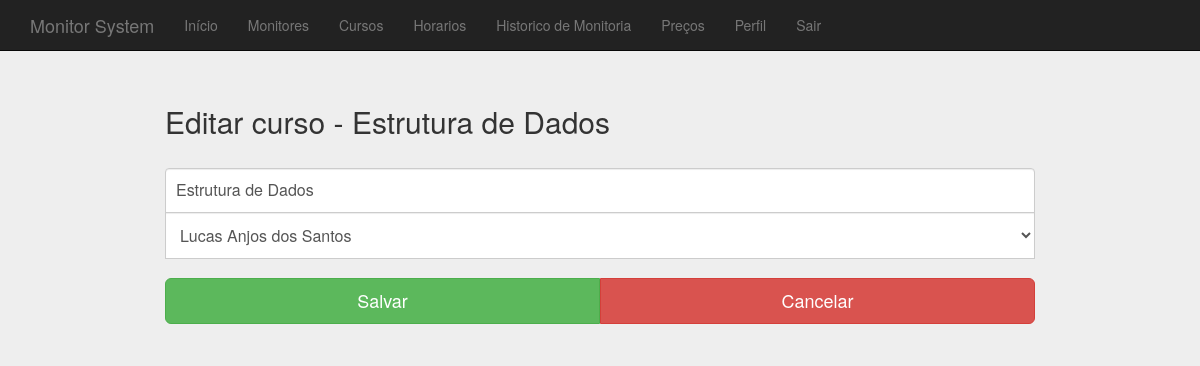
Screenshot of /pages/edit-course.php?id=1 (signed in) with the database file from the repository.
### tables this page shows
CREATE TABLE IF NOT EXISTS `course` (
  `name` varchar(255) NOT NULL,
  `id` int(5) NOT NULL AUTO_INCREMENT,
  `user_id` int(5) NOT NULL,
  PRIMARY KEY (`id`)
);

CREATE TABLE IF NOT EXISTS `user` (
  `name` varchar(255) NOT NULL,
  `address` varchar(255) NOT NULL,
  `phone` varchar(15) NOT NULL,
  `cpf` varchar(15) NOT NULL,
  `rg` varchar(10) NOT NULL,
  `ra` varchar(255) NOT NULL,
  `account` varchar(30) NOT NULL,
  `id` int(5) NOT NULL AUTO_INCREMENT,
  `age` date NOT NULL,
  `email` varchar(255) NOT NULL,
  PRIMARY KEY (`id`)
);

### codes/database.php (called while the page is built, shortened)
<?php
  function connect()
  {
    return mysqli_connect("localhost","root", "", "m-system");
  }
  function first_of_row($query)
  {
    $mysqli = connect();
    $result = $mysqli->query($query);
    while($row = $result->fetch_array())
    {
      $rows[] = $row;
    }
    if (isset($rows)){
      return $rows[0];
    }else{
      return array();
    }
  }
  function value_of_first_row($query, $value)
  {
    $mysqli = connect();
    $result = $mysqli->query($query);
    while($row = $result->fetch_array())
    {
      $rows[] = $row;
    }
    if (isset($rows)){
      return $rows[0][$value];
    }else{
      return '';
    }
  }
  function user_by_course_id($id)
  {
    $user_id = userid_by_course($id);
    return first_of_row("SELECT * FROM user WHERE id ='$user_id'");
  }
  function userid_by_course($id)
  {
    return value_of_first_row("SELECT user_id FROM course WHERE id='$id'", 'user_id');
  }
  function course_by_id($id)
  {
    return first_of_row("SELECT * FROM course WHERE id='$id'");
  }
?>

### pages/edit-course.php (the view, shortened to what this page needs)
<!DOCTYPE html>
<html lang="en">
  <head>
    <link href="../css/index.css" rel="stylesheet">
    <?php
      $course = course_by_id($_GET["id"]);
    ?>
  </head>
  <body>
    <?php include('../templates/nav.php'); ?>
    <div class="container">
      <form action="../codes/edit-course.php" method="POST" class="form-signup" role="form">
        <h2 class="form-signin-heading form-course">Editar curso - <?php echo $course['name']; ?> </h2>
        <input class="form-control" type="text" name="course" value='<?php echo $course['name']; ?>'>
        <?php
          echo '<select class="form-control" name="monitor">';
            $user = user_by_course_id($course['id']);
            echo "<option selected='selected' value=" . $course['user_id'] . ">". $user['name'] ." </option>";
          echo "</select>";
        ?>
        <br>
        <div class="btn-group btn-group-justified">
          <div class="btn-group">
            <button type="submit" class="btn btn-lg btn-success">Salvar</button>
          </div>
          <div class="btn-group">
            <a type="button" href="courses.php" class="btn btn-lg btn-danger">Cancelar</a>
          </div>
        </div>
      </form>
    </div>
  </body>
</html>

### css/register.css (style rules this page uses)
body { padding-top: 40px; padding-bottom: 40px; background-color: #eee; }
.form-signup { max-width: 900px; padding: 15px; margin: 0 auto; }
.form-signup-heading, { margin-bottom: 10px; }
.form-signup .form-control { position: relative; height: auto; -webkit-box-sizing: border-box; -moz-box-sizing: border-box; box-sizing: border-box; padding: 10px; font-size: 16px; }
.form-signup input[name="name"], input[name="login"], input[name="rg"], input[name="course"], input[name="price"] { margin-bottom: -1px; border-bottom-right-radius: 0; border-bottom-left-radius: 0; }
.form-signup input[name="phone"], input[name="cpf"], input[type="email"], input[name="ra"], input[name="address"], select[name="month"], select[name="monitor"] { margin-bottom: -1px; border-radius: 0; }

### css/nav.css (style rules this page uses)
body { padding-top: 70px; padding-bottom: 50px; background-color: #eee; }

### css/profile.css (style rules this page uses)
.profile h2, h3, a { margin: 0; padding: 8px 5px 5px 5px; }
.form-schedule, .form-course { margin-bottom: 30px; }

### rows the page displays
course: name "Estrutura de Dados", course "Estrutura de Dados", monitor "Lucas Anjos dos Santos"
